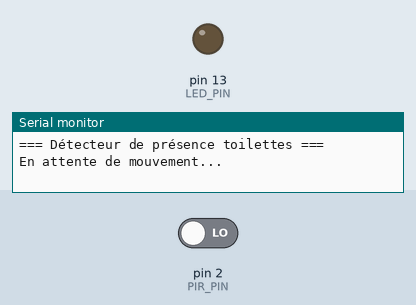
Bench run of a sketch on a simulated Arduino Uno, built with avr-gcc and run on an emulated ATmega328P. On the bench: output pins drawn as LEDs (lit = HIGH), the last lines printed to the serial monitor. The test bench sets the inputs (shaded band); at power-on: pin 2 (PIR_PIN) LOW.

Above: at 1.2 s.
1.3 s: pin 2 (PIR_PIN) driven HIGH
At 2.7 s:
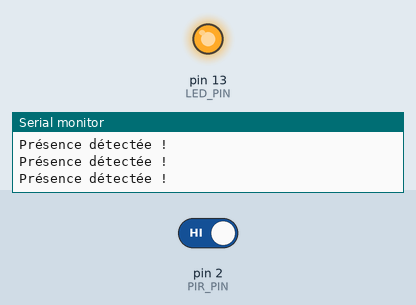
Timing chart, 0 to 4.3 s (numbered marks = the images above; inputs shaded):
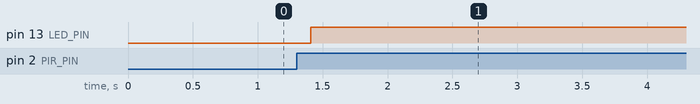

Measured:
- after the input at 1.3 s, pin 13 (LED_PIN): LOW → HIGH after 0.11 s

The sketch:

SmartToilet.ino
```cpp
#define PIR_PIN 2       // Sortie du PIR
#define LED_PIN 13      // LED pour simuler la lumière

unsigned long dureeLum = 5000; // Temps lumière allumée après détection (30s)
unsigned long dernierMouvement = 0;

void setup() {
  Serial.begin(9600);
  pinMode(PIR_PIN, INPUT);
  pinMode(LED_PIN, OUTPUT);
  digitalWrite(LED_PIN, LOW);

  Serial.println("=== Détecteur de présence toilettes ===");
  Serial.println("En attente de mouvement...");
}

void loop() {
  int etat = digitalRead(PIR_PIN);

  if (etat == HIGH) {
    // Mouvement détecté
    Serial.println("Présence détectée !");
    digitalWrite(LED_PIN, HIGH);
    dernierMouvement = millis();  // Mémorise l'heure du dernier mouvement
  }

  // Éteindre la lumière si pas de mouvement depuis la durée définie
  if (millis() - dernierMouvement > dureeLum) {
    digitalWrite(LED_PIN, LOW);
  }

  delay(200); // Petit délai pour le moniteur série
}
```
